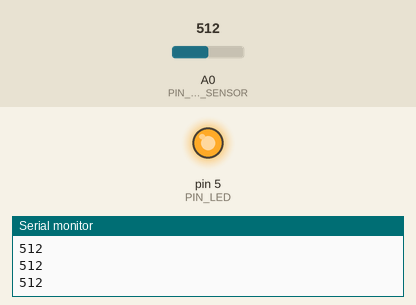
This sketch was run on a simulated Arduino Uno, built with avr-gcc and run on an emulated ATmega328P. Shown: output pins drawn as LEDs (lit = HIGH), the last lines printed to the serial monitor. The inputs (shaded band) are chosen by the test bench; at power-on: A0 (PIN_PHOTO_SENSOR) = 512.

Above: at 1.2 s.
1.3 s: A0 (PIN_PHOTO_SENSOR) set to 22
2.8 s: A0 (PIN_PHOTO_SENSOR) set to 19
At 3.7 s:
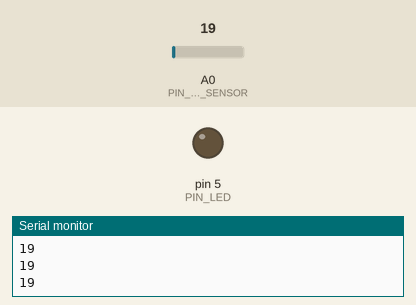
4.3 s: A0 (PIN_PHOTO_SENSOR) set to 122
At 4.8 s:
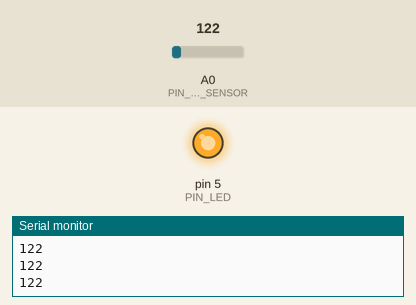
5.8 s: A0 (PIN_PHOTO_SENSOR) set to 10
At 7.2 s:
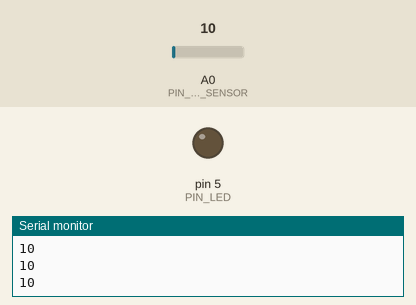
Timing chart, 0 to 8.3 s (numbered marks = the images above; inputs shaded):
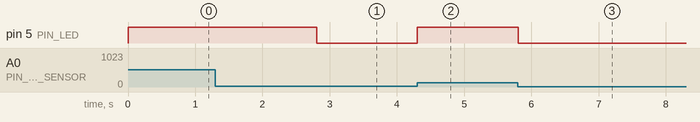

The sketch:

water_detector.ino
```cpp
#define PIN_LED 5
#define PIN_PHOTO_SENSOR A0

void setup() {
  Serial.begin(9600);
  pinMode(PIN_LED, OUTPUT);
}

void loop() {
  int val = analogRead(PIN_PHOTO_SENSOR);
  Serial.println(val);
  if (val > 20) {
    digitalWrite(PIN_LED, HIGH);
  }
  else {
    digitalWrite(PIN_LED, LOW);
  }
}
```

Measured:
- the behaviour switches between 21 and 20 on A0 (PIN_PHOTO_SENSOR) (found by bisection; images 0 and 1)
- after the input at 2.8 s, pin 5 (PIN_LED): HIGH → LOW at once
- after the input at 4.3 s, pin 5 (PIN_LED): LOW → HIGH at once
- after the input at 5.8 s, pin 5 (PIN_LED): HIGH → LOW at once
